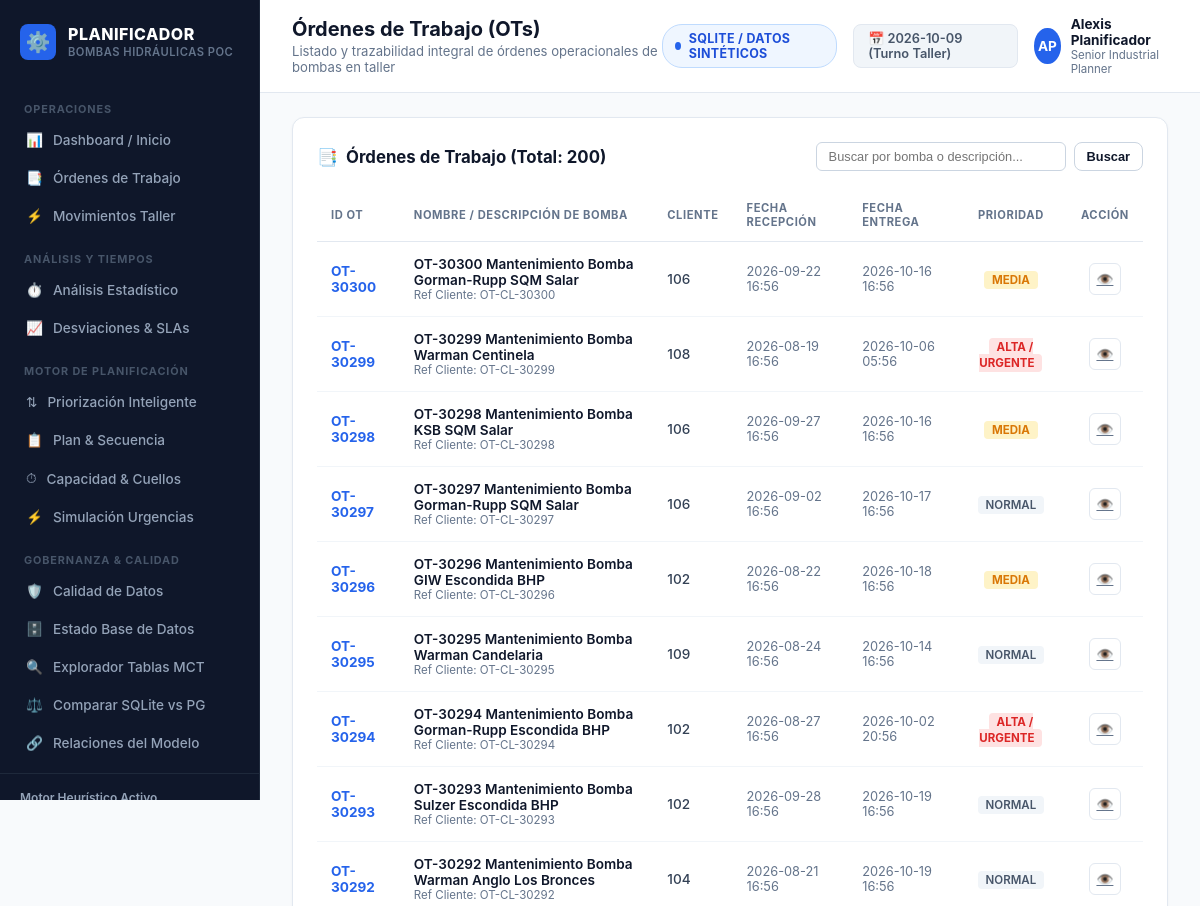
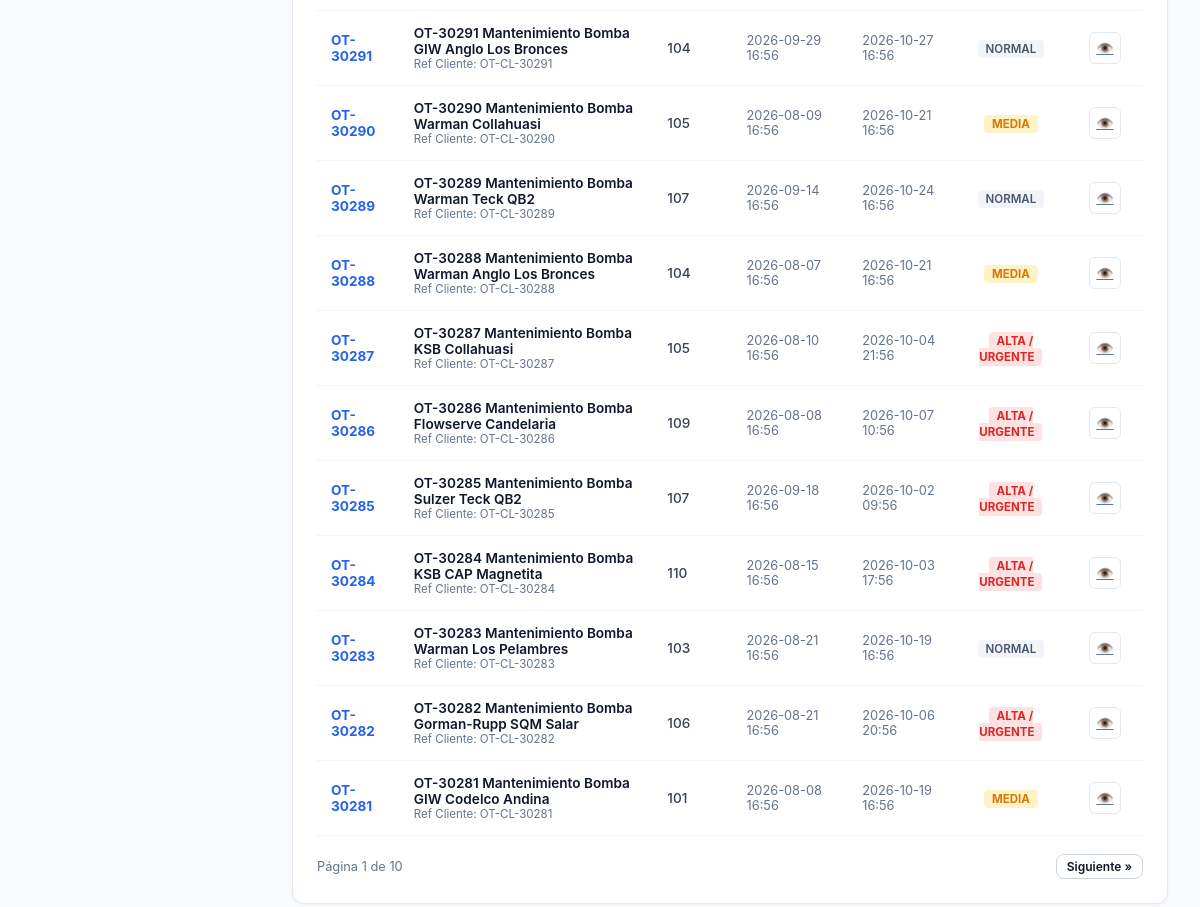
The page /operaciones/ordenes/ on the database its author committed (2 pictures, top to bottom).
### apps/operational/models.py (models this page shows, shortened)
class MctOrdenTrabajo(models.Model):
    idordentrabajo = models.BigIntegerField(primary_key=True)
    idcliente = models.BigIntegerField(null=True, blank=True)
    idcotizacion = models.BigIntegerField(null=True, blank=True)
    idtipoorden = models.BigIntegerField(null=True, blank=True)
    idproducto = models.BigIntegerField(null=True, blank=True)
    nombreordentrabajo = models.CharField(max_length=255, null=True, blank=True)
    fecharecepcion = models.DateTimeField(null=True, blank=True)
    fechaentrega = models.DateTimeField(null=True, blank=True)
    fechasolicitudentrega = models.DateTimeField(null=True, blank=True)
    fechacreacion = models.DateTimeField(null=True, blank=True)
    idestadoorden = models.BigIntegerField(null=True, blank=True)
    prioridad = models.IntegerField(null=True, blank=True)
    idfamilia = models.BigIntegerField(null=True, blank=True)
    otcliente = models.CharField(max_length=100, null=True, blank=True)
    contactocliente = models.CharField(max_length=255, null=True, blank=True)
    idusuario = models.BigIntegerField(null=True, blank=True)
    debaja = models.IntegerField(null=True, blank=True)
    class Meta:
        managed = False
        db_table = "mct_ordentrabajo"
        verbose_name = "Orden de Trabajo"
        verbose_name_plural = "Órdenes de Trabajo"

### apps/operational/views.py (the view)
# urls.py: path("ordenes/", views.work_orders_view, name="work_orders"),
def work_orders_view(request):
    search = request.GET.get("q", "").strip()
    status_filter = request.GET.get("status", "")
    qs = MctOrdenTrabajo.objects.all().order_by("-idordentrabajo")
    if search:
        qs = qs.filter(nombreordentrabajo__icontains=search)
    if status_filter:
        qs = qs.filter(idestadoorden=status_filter)
    paginator = Paginator(qs, 20)
    page_number = request.GET.get("page")
    page_obj = paginator.get_page(page_number)
    clients_map = get_clients_map()
    return render(request, "operational/work_orders.html", {
        "page_obj": page_obj,
        "search": search,
        "clients_map": clients_map,
        "total_orders": qs.count(),
    })

### apps/operational/services.py (called while the page is built)
def get_clients_map() -> Dict[int, str]:
    try:
        return {
            c.idcliente: (c.nombrecliente or c.nombrecorto or f"Cliente #{c.idcliente}")
            for c in MctCliente.objects.all()
        }
    except Exception as e:
        logger.warning("Could not fetch clients map: %s", e)
        return {}

### config/database.py (called while the page is built)
def is_postgres_real_mode() -> bool:
    val = os.getenv("USE_POSTGRES_REAL", "0").strip().lower()
    return val in ("1", "true", "yes", "t")

### templates/operational/work_orders.html (shortened to what this page needs)
{% extends "base.html" %}
{% block page_title %}Órdenes de Trabajo (OTs){% endblock %}
{% block page_subtitle %}Listado y trazabilidad integral de órdenes operacionales de bombas en taller{% endblock %}
{% block content %}
<div class="content-card">
  <div class="content-card-header">
    <div class="card-title">
      <span>📑</span> Órdenes de Trabajo (Total: {{ total_orders }})
    </div>
    <form method="GET" style="display: flex; gap: 8px;">
      <input type="text" name="q" value="{{ search }}" placeholder="Buscar por bomba o descripción..." style="padding: 6px 12px; font-size: 0.8rem; border: 1px solid #cbd5e1; border-radius: 6px; width: 250px;">
      <button type="submit" class="btn btn-outline" style="padding: 6px 12px; font-size: 0.8rem;">Buscar</button>
    </form>
  </div>
  <div class="table-responsive">
    <table class="data-table">
      <thead>
        <tr>
          <th>ID OT</th>
          <th>Nombre / Descripción de Bomba</th>
          <th>Cliente</th>
          <th>Fecha Recepción</th>
          <th>Fecha Entrega</th>
          <th style="text-align: center;">Prioridad</th>
          <th style="text-align: center;">Acción</th>
        </tr>
      </thead>
      <tbody>
        {% for ot in page_obj %}
        <tr>
          <td><strong style="color: #2563eb;">OT-{{ ot.idordentrabajo }}</strong></td>
          <td>
            <div style="font-weight: 600; color: #0f172a;">{{ ot.nombreordentrabajo }}</div>
            <div style="font-size: 0.72rem; color: #64748b;">Ref Cliente: {{ ot.otcliente|default:"-" }}</div>
          </td>
          <td>
            <div style="font-weight: 500; color: #334155;">{{ ot.idcliente }}</div>
          </td>
          <td style="font-size: 0.8rem; color: #64748b;">
            {{ ot.fecharecepcion|date:"Y-m-d H:i"|default:"-" }}
          </td>
          <td style="font-size: 0.8rem; color: #64748b;">
            {{ ot.fechaentrega|date:"Y-m-d H:i"|default:"-" }}
          </td>
          <td style="text-align: center;">
            {% if ot.prioridad == 1 %}
              <span style="background: #fee2e2; color: #dc2626; font-size: 0.72rem; font-weight: 700; padding: 2px 8px; border-radius: 4px;">ALTA / URGENTE</span>
            {% elif ot.prioridad == 2 %}
              <span style="background: #fef3c7; color: #d97706; font-size: 0.72rem; font-weight: 700; padding: 2px 8px; border-radius: 4px;">MEDIA</span>
            {% else %}
              <span style="background: #f1f5f9; color: #475569; font-size: 0.72rem; font-weight: 600; padding: 2px 8px; border-radius: 4px;">NORMAL</span>
            {% endif %}
          </td>
          <td style="text-align: center;">
            <a href="{% url 'operational:order_detail' ot.idordentrabajo %}" class="btn-icon-sm" title="Ver detalle de trazabilidad">
              👁️
            </a>
          </td>
        </tr>
        {% empty %}
        <tr>
          <td colspan="7" style="text-align: center; padding: 24px; color: #64748b;">
            No se encontraron órdenes de trabajo con los filtros aplicados.
          </td>
        </tr>
        {% endfor %}
      </tbody>
    </table>
  </div>
  <div style="display: flex; justify-content: space-between; align-items: center; margin-top: 18px; font-size: 0.8rem; color: #64748b;">
    <div>Página {{ page_obj.number }} de {{ page_obj.paginator.num_pages }}</div>
    <div style="display: flex; gap: 6px;">
      {% if page_obj.has_next %}
      <a href="?page={{ page_obj.next_page_number }}&q={{ search }}" class="btn btn-outline" style="padding: 4px 10px; font-size: 0.75rem;">Siguiente &raquo;</a>
      {% endif %}
    </div>
  </div>
</div>
{% endblock %}

### templates/base.html (shortened to what this page needs)
<!DOCTYPE html>
<html lang="es">
<head>
  {% load static %}
  <link rel="stylesheet" href="{% static 'css/style.css' %}">
</head>
<body>
  <aside class="app-sidebar">
    <div class="sidebar-header">
      <div class="brand-icon">⚙️</div>
      <div>
        <div class="brand-title">PLANIFICADOR</div>
        <div class="brand-subtitle">BOMBAS HIDRÁULICAS POC</div>
      </div>
    </div>
    <nav class="sidebar-nav">
      <div class="nav-section-title">Operaciones</div>
      <a href="{% url 'dashboard' %}" class="nav-link {% if request.resolver_match.url_name == 'dashboard' %}active{% endif %}">
        <span>📊</span> Dashboard / Inicio
      </a>
      <a href="{% url 'operational:work_orders' %}" class="nav-link {% if 'operational/ordenes' in request.path %}active{% endif %}">
        <span>📑</span> Órdenes de Trabajo
      </a>
      <a href="{% url 'operational:movements' %}" class="nav-link {% if 'operational/movimientos' in request.path %}active{% endif %}">
        <span>⚡</span> Movimientos Taller
      </a>
      <div class="nav-section-title">Análisis y Tiempos</div>
      <a href="{% url 'analytics:statistical_analysis' %}" class="nav-link {% if 'analytics/estadisticas' in request.path %}active{% endif %}">
        <span>⏱️</span> Análisis Estadístico
      </a>
      <a href="{% url 'analytics:deviations_sla' %}" class="nav-link {% if 'analytics/desviaciones' in request.path %}active{% endif %}">
        <span>📈</span> Desviaciones &amp; SLAs
      </a>
      <div class="nav-section-title">Motor de Planificación</div>
      <a href="{% url 'planning:prioritization' %}" class="nav-link {% if 'planning/priorizacion' in request.path %}active{% endif %}">
        <span>⇅</span> Priorización Inteligente
      </a>
      <a href="{% url 'planning:scheduling' %}" class="nav-link {% if 'planning/secuencia' in request.path %}active{% endif %}">
        <span>📋</span> Plan &amp; Secuencia
      </a>
      <a href="{% url 'planning:capacity' %}" class="nav-link {% if 'planning/capacidad' in request.path %}active{% endif %}">
        <span>⏱</span> Capacidad &amp; Cuellos
      </a>
      <a href="{% url 'planning:simulation' %}" class="nav-link {% if 'planning/simulacion' in request.path %}active{% endif %}">
        <span>⚡</span> Simulación Urgencias
      </a>
      <div class="nav-section-title">Gobernanza &amp; Calidad</div>
      <a href="{% url 'quality:data_quality' %}" class="nav-link {% if request.path == '/quality/' %}active{% endif %}">
        <span>🛡️</span> Calidad de Datos
      </a>
      <a href="{% url 'quality:database_status' %}" class="nav-link {% if 'quality/database' in request.path and 'mct' not in request.path and 'compare' not in request.path %}active{% endif %}">
        <span>🗄️</span> Estado Base de Datos
      </a>
      <a href="{% url 'quality:mct_explorer' %}" class="nav-link {% if 'quality/database/mct' in request.path %}active{% endif %}">
        <span>🔍</span> Explorador Tablas MCT
      </a>
      <a href="{% url 'quality:database_compare' %}" class="nav-link {% if 'quality/database/compare' in request.path %}active{% endif %}">
        <span>⚖️</span> Comparar SQLite vs PG
      </a>
      <a href="{% url 'quality:relations_explorer' %}" class="nav-link {% if 'quality/relations' in request.path %}active{% endif %}">
        <span>🔗</span> Relaciones del Modelo
      </a>
    </nav>
    <div class="sidebar-footer">
      <div style="font-weight: 600; color: #94a3b8; margin-bottom: 2px;">Motor Heurístico Activo</div>
    </div>
  </aside>
  <main class="app-main">
    <header class="app-topbar">
      <div class="topbar-left">
        <h1>{% block page_title %}Panel de Control Operativo{% endblock %}</h1>
        <p>{% block page_subtitle %}Estado integral de reparación, fabricación y carga en taller de bombas hidráulicas{% endblock %}</p>
      </div>
      <div class="topbar-right">
        <a href="{% url 'quality:database_status' %}" class="db-indicator-badge {{ DB_BADGE_CLASS }}" title="Haga clic para ver el diagnóstico detallado de conexión">
          <span class="dot-indicator {% if IS_POSTGRES_REAL %}dot-postgres{% else %}dot-sqlite{% endif %}"></span>
          {{ DB_MODE_LABEL }}
        </a>
        <div class="date-pill">
          📅 {{ CURRENT_SHIFT_LABEL }}
        </div>
        <div class="user-profile">
          <div class="avatar-badge">{{ CURRENT_USER_INITIALS }}</div>
          <div class="user-meta">
            <div class="user-name">{{ CURRENT_USER_NAME }}</div>
            <div class="user-role">{{ CURRENT_USER_ROLE }}</div>
          </div>
        </div>
      </div>
    </header>
    <div class="page-container">
      {% block content %}{% endblock %}
    </div>
  </main>
</body>
</html>

### rows shown on the page
MctOrdenTrabajo: idordentrabajo "30300", nombreordentrabajo "OT-30300 Mantenimiento Bomba Gorman-Rupp SQM Salar", otcliente "OT-CL-30300", idcliente "106", fecharecepcion "2026-09-22 16:56", fechaentrega "2026-10-16 16:56", prioridad "MEDIA"
MctOrdenTrabajo: idordentrabajo "30299", nombreordentrabajo "OT-30299 Mantenimiento Bomba Warman Centinela", otcliente "OT-CL-30299", idcliente "108", fecharecepcion "2026-08-19 16:56", fechaentrega "2026-10-06 05:56", prioridad "ALTA / URGENTE"
MctOrdenTrabajo: idordentrabajo "30298", nombreordentrabajo "OT-30298 Mantenimiento Bomba KSB SQM Salar", otcliente "OT-CL-30298", idcliente "106", fecharecepcion "2026-09-27 16:56", fechaentrega "2026-10-16 16:56", prioridad "MEDIA"
MctOrdenTrabajo: idordentrabajo "30297", nombreordentrabajo "OT-30297 Mantenimiento Bomba Gorman-Rupp SQM Salar", otcliente "OT-CL-30297", idcliente "106", fecharecepcion "2026-09-02 16:56", fechaentrega "2026-10-17 16:56", prioridad "NORMAL"
MctOrdenTrabajo: idordentrabajo "30296", nombreordentrabajo "OT-30296 Mantenimiento Bomba GIW Escondida BHP", otcliente "OT-CL-30296", idcliente "102", fecharecepcion "2026-08-22 16:56", fechaentrega "2026-10-18 16:56", prioridad "MEDIA"
MctOrdenTrabajo: idordentrabajo "30295", nombreordentrabajo "OT-30295 Mantenimiento Bomba Warman Candelaria", otcliente "OT-CL-30295", idcliente "109", fecharecepcion "2026-08-24 16:56", fechaentrega "2026-10-14 16:56", prioridad "NORMAL"
MctOrdenTrabajo: idordentrabajo "30294", nombreordentrabajo "OT-30294 Mantenimiento Bomba Gorman-Rupp Escondida BHP", otcliente "OT-CL-30294", idcliente "102", fecharecepcion "2026-08-27 16:56", fechaentrega "2026-10-02 20:56", prioridad "ALTA / URGENTE"
MctOrdenTrabajo: idordentrabajo "30293", nombreordentrabajo "OT-30293 Mantenimiento Bomba Sulzer Escondida BHP", otcliente "OT-CL-30293", idcliente "102", fecharecepcion "2026-09-28 16:56", fechaentrega "2026-10-19 16:56", prioridad "NORMAL"
MctOrdenTrabajo: idordentrabajo "30292", nombreordentrabajo "OT-30292 Mantenimiento Bomba Warman Anglo Los Bronces", otcliente "OT-CL-30292", idcliente "104", fecharecepcion "2026-08-21 16:56", fechaentrega "2026-10-19 16:56", prioridad "NORMAL"
MctOrdenTrabajo: idordentrabajo "30291", nombreordentrabajo "OT-30291 Mantenimiento Bomba GIW Anglo Los Bronces", otcliente "OT-CL-30291", idcliente "104", fecharecepcion "2026-09-29 16:56", fechaentrega "2026-10-27 16:56", prioridad "NORMAL"
MctOrdenTrabajo: idordentrabajo "30290", nombreordentrabajo "OT-30290 Mantenimiento Bomba Warman Collahuasi", otcliente "OT-CL-30290", idcliente "105", fecharecepcion "2026-08-09 16:56", fechaentrega "2026-10-21 16:56", prioridad "MEDIA"
MctOrdenTrabajo: idordentrabajo "30289", nombreordentrabajo "OT-30289 Mantenimiento Bomba Warman Teck QB2", otcliente "OT-CL-30289", idcliente "107", fecharecepcion "2026-09-14 16:56", fechaentrega "2026-10-24 16:56", prioridad "NORMAL"
MctOrdenTrabajo: idordentrabajo "30288", nombreordentrabajo "OT-30288 Mantenimiento Bomba Warman Anglo Los Bronces", otcliente "OT-CL-30288", idcliente "104", fecharecepcion "2026-08-07 16:56", fechaentrega "2026-10-21 16:56", prioridad "MEDIA"
MctOrdenTrabajo: idordentrabajo "30287", nombreordentrabajo "OT-30287 Mantenimiento Bomba KSB Collahuasi", otcliente "OT-CL-30287", idcliente "105", fecharecepcion "2026-08-10 16:56", fechaentrega "2026-10-04 21:56", prioridad "ALTA / URGENTE"
MctOrdenTrabajo: idordentrabajo "30286", nombreordentrabajo "OT-30286 Mantenimiento Bomba Flowserve Candelaria", otcliente "OT-CL-30286", idcliente "109", fecharecepcion "2026-08-08 16:56", fechaentrega "2026-10-07 10:56", prioridad "ALTA / URGENTE"
MctOrdenTrabajo: idordentrabajo "30285", nombreordentrabajo "OT-30285 Mantenimiento Bomba Sulzer Teck QB2", otcliente "OT-CL-30285", idcliente "107", fecharecepcion "2026-09-18 16:56", fechaentrega "2026-10-02 09:56", prioridad "ALTA / URGENTE"
MctOrdenTrabajo: idordentrabajo "30284", nombreordentrabajo "OT-30284 Mantenimiento Bomba KSB CAP Magnetita", otcliente "OT-CL-30284", idcliente "110", fecharecepcion "2026-08-15 16:56", fechaentrega "2026-10-03 17:56", prioridad "ALTA / URGENTE"
MctOrdenTrabajo: idordentrabajo "30283", nombreordentrabajo "OT-30283 Mantenimiento Bomba Warman Los Pelambres", otcliente "OT-CL-30283", idcliente "103", fecharecepcion "2026-08-21 16:56", fechaentrega "2026-10-19 16:56", prioridad "NORMAL"
MctOrdenTrabajo: idordentrabajo "30282", nombreordentrabajo "OT-30282 Mantenimiento Bomba Gorman-Rupp SQM Salar", otcliente "OT-CL-30282", idcliente "106", fecharecepcion "2026-08-21 16:56", fechaentrega "2026-10-06 20:56", prioridad "ALTA / URGENTE"
MctOrdenTrabajo: idordentrabajo "30281", nombreordentrabajo "OT-30281 Mantenimiento Bomba GIW Codelco Andina", otcliente "OT-CL-30281", idcliente "101", fecharecepcion "2026-08-08 16:56", fechaentrega "2026-10-19 16:56", prioridad "MEDIA"

### other values the page prints
{{ DB_MODE_LABEL }} "SQLITE / DATOS SINTÉTICOS"
{{ CURRENT_USER_INITIALS }} "AP"
{{ CURRENT_USER_NAME }} "Alexis Planificador"
{{ CURRENT_USER_ROLE }} "Senior Industrial Planner"
{{ total_orders }} "200"
{{ page_obj.number }} "1"
{{ page_obj.paginator.num_pages }} "10"
